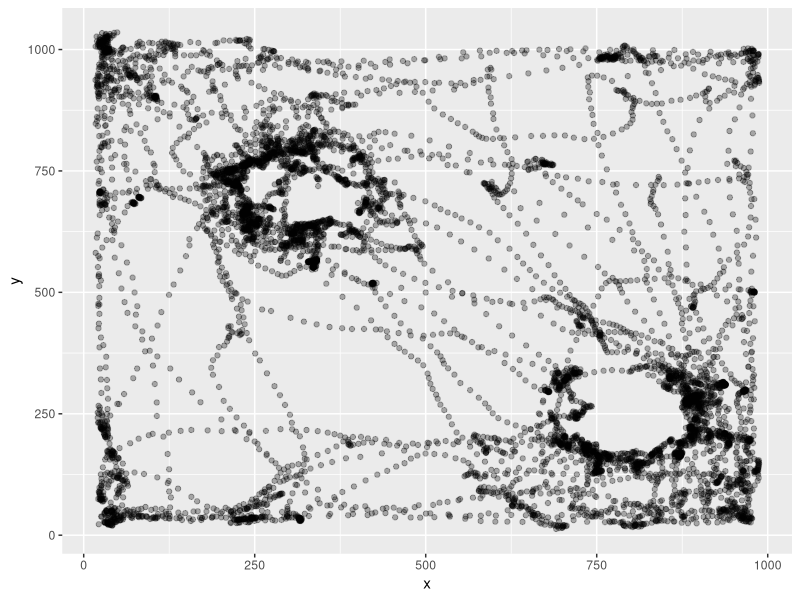

The R script that drew this image: (Note: this script raises an error after producing the figure.)
rm(list = ls())
library(tidyverse)
SimilarLearn <- read_csv("240711_r1572_0_baseline_learn.csv")
SimilarLearn <- SimilarLearn %>%
  select(!15:24) %>%
  filter(Value.Item1.Item2>60) %>%
  rename(pixelx = Value.Item1.Item3.X, pixely = Value.Item1.Item3.Y, TimePoint = Value.Item1.Item2) %>%
  select(!1, !14)
x1 <- c(SimilarLearn$pixelx)
y1 <- c(SimilarLearn$pixely)
df1 <- data.frame(x = x1, y = y1)
p1 <- ggplot(df1, aes(x = x, y = y)) +
  geom_point(alpha = 0.3)
p1
library(ggforce)
p1circle <- p1 + geom_circle(aes(x0 = 309, y0 = 715, r = 130), color = "red")
p1circle <- p1circle + geom_circle(aes(x0 = 797, y0 = 261, r = 130), color = "red")
p1circle <- p1circle +
  ggtitle("baseline")
p1circle
radius <- 130
#I changed the radius into 130 because the rats are much bigger in these trials.
center_x1 <- 309
center_y1 <- 715
df1$distance <- sqrt((df1$x - center_x1)^2 + (df1$y - center_y1)^2)
points_in_circle1 <- sum(df1$distance <= radius)
print(points_in_circle1)
center_x2 <- 797
center_y2 <- 261
df1$distance1 <- sqrt((df1$x - center_x2)^2 + (df1$y - center_y2)^2)
points_in_circle2 <- sum(df1$distance1 <= radius)
print(points_in_circle2)

BaselineLearn <- read_csv("240711_r1572_1_similar_learn.csv")
BaselineLearn <- BaselineLearn %>%
  select(!15:24) %>%
  filter(Value.Item1.Item2>47) %>%
  rename(pixelx = Value.Item1.Item3.X, pixely = Value.Item1.Item3.Y, TimePoint = Value.Item1.Item2) %>%
  select(!1, !14)
x2 <- c(BaselineLearn$pixelx)
y2 <- c(BaselineLearn$pixely)
df2 <- data.frame(x = x2, y = y2)
p2 <- ggplot(df2, aes(x = x2, y = y2)) +
  geom_point(alpha = 0.3)
p2
p2circle <- p2 + geom_circle(aes(x0 = 304, y0 = 710, r = 130), color = "blue")
p2circle <- p2circle + geom_circle(aes(x0 = 788, y0 = 266, r = 130), color = "blue")
p2circle <- p2circle +
  ggtitle("similar")
p2circle
radius <- 130
center_x1 <- 304
center_y1 <- 710
df2$distance <- sqrt((df2$x - center_x1)^2 + (df2$y - center_y1)^2)
points_in_circle2 <- sum(df2$distance <= radius)
print(points_in_circle2)
center_x2 <- 788
center_y2 <- 266
df2$distance1 <- sqrt((df2$x - center_x2)^2 + (df2$y - center_y2)^2)
points_in_circle2 <- sum(df2$distance1 <= radius)
print(points_in_circle2)

BaselineTest <- read_csv("240711_r1572_2_baseline_test.csv")
BaselineTest <- BaselineTest %>%
  select(!15:24) %>%
  filter(Value.Item1.Item2>0) %>%
  rename(pixelx = Value.Item1.Item3.X, pixely = Value.Item1.Item3.Y, TimePoint = Value.Item1.Item2) %>%
  select(!1, !14)
x3 <- c(BaselineTest$pixelx)
y3 <- c(BaselineTest$pixely)
df3 <- data.frame(x = x3, y = y3)
p3 <- ggplot(df3, aes(x = x3, y = y3)) +
  geom_point(alpha = 0.3)
p3
p3circle <- p3 + geom_circle(aes(x0 = 324, y0 = 705, r = 130), color = "red")
p3circle <- p3circle + geom_circle(aes(x0 = 788, y0 = 256, r = 130), color = "blue")
p3circle <- p3circle +
  ggtitle("baseline")
p3circle
radius <- 130
center_x3 <- 324
center_y3 <- 705
df3$distance <- sqrt((df3$x - center_x3)^2 + (df3$y - center_y3)^2)
points_in_circle3 <- sum(df3$distance <= radius)
print(points_in_circle3)
center_x3 <- 788
center_y3 <- 256
df3$distance1 <- sqrt((df3$x - center_x3)^2 + (df3$y - center_y3)^2)
points_in_circle3 <- sum(df1$distance1 <= radius)
print(points_in_circle3)

BaselineLearn1 <- read_csv("240711_r1572_3_different_learn.csv")
BaselineLearn1 <- BaselineLearn1 %>%
  select(!15:24) %>%
  filter(Value.Item1.Item2>0) %>%
  rename(pixelx = Value.Item1.Item3.X, pixely = Value.Item1.Item3.Y, TimePoint = Value.Item1.Item2) %>%
  select(!1, !14)
x4 <- c(BaselineLearn1$pixelx)
y4 <- c(BaselineLearn1$pixely)
df4 <- data.frame(x = x4, y = y4)
p4 <- ggplot(df4, aes(x = x4, y = y4)) +
  geom_point(alpha = 0.3)
p4
p4circle <- p4 + geom_circle(aes(x0 = 462, y0 = 989, r = 130), color = "purple")
p4circle <- p4circle + geom_circle(aes(x0 = 1040, y0 = 452, r = 130), color = "purple")
p4circle <- p4circle +
  ggtitle("different")
p4circle
radius <- 130
center_x4 <- 462
center_y4 <- 989
df4$distance <- sqrt((df4$x - center_x4)^2 + (df4$y - center_y4)^2)
points_in_circle4 <- sum(df4$distance <= radius)
print(points_in_circle4)
center_x4 <- 1040
center_y4 <- 452
df4$distance1 <- sqrt((df4$x - center_x4)^2 + (df4$y - center_y4)^2)
points_in_circle4 <- sum(df4$distance1 <= radius)
print(points_in_circle4)

DifferentLearn <- read_csv("240711_r1572_4_baseline_learn.csv")
DifferentLearn <- DifferentLearn %>%
  select(!15:24) %>%
  filter(Value.Item1.Item2>32) %>%
  rename(pixelx = Value.Item1.Item3.X, pixely = Value.Item1.Item3.Y, TimePoint = Value.Item1.Item2) %>%
  select(!1, !14)
x5 <- c(DifferentLearn$pixelx)
y5 <- c(DifferentLearn$pixely)
df5 <- data.frame(x = x5, y = y5)
p5 <- ggplot(df5, aes(x = x5, y = y5)) +
  geom_point(alpha = 0.3)
p5
p5circle <- p5 + geom_circle(aes(x0 = 299, y0 = 690, r = 130), color = "green")
p5circle <- p5circle + geom_circle(aes(x0 = 808, y0 = 251, r = 130), color = "green")
p5circle <- p5circle +
  ggtitle("baseline")
p5circle
radius <- 130
center_x5 <- 299
center_y5 <- 690
df5$distance <- sqrt((df5$x - center_x5)^2 + (df5$y - center_y5)^2)
points_in_circle5 <- sum(df5$distance <= radius)
print(points_in_circle5)
center_x6 <- 808
center_y6 <- 251
df5$distance1 <- sqrt((df5$x - center_x6)^2 + (df5$y - center_y6)^2)
points_in_circle6 <- sum(df5$distance1 <= radius)
print(points_in_circle6)

DifferentTest <- read_csv("240711_r1572_5_baseline_test.csv")
DifferentTest <- DifferentTest %>%
  select(!15:24) %>%
  filter(Value.Item1.Item2>37) %>%
  rename(pixelx = Value.Item1.Item3.X, pixely = Value.Item1.Item3.Y, TimePoint = Value.Item1.Item2) %>%
  select(!1, !14)
x6 <- c(DifferentTest$pixelx)
y6 <- c(DifferentTest$pixely)
df6 <- data.frame(x = x6, y = y6)
p6 <- ggplot(df6, aes(x = x6, y = y6)) +
  geom_point(alpha = 0.3)
p6
p6circle <- p6 + geom_circle(aes(x0 = 299, y0 = 690, r = 130), color = "purple")
p6circle <- p6circle + geom_circle(aes(x0 = 808, y0 = 251, r = 130), color = "green")
p6circle <- p6circle +
  ggtitle("baseline")
p6circle
radius <- 130
center_x6 <- 299
center_y6 <- 690
df6$distance <- sqrt((df6$x - center_x6)^2 + (df6$y - center_y6)^2)
points_in_circle6 <- sum(df6$distance <= radius)
print(points_in_circle6)
center_x6 <- 808
center_y6 <- 251
df6$distance1 <- sqrt((df6$x - center_x6)^2 + (df6$y - center_y6)^2)
points_in_circle6 <- sum(df6$distance1 <= radius)
print(points_in_circle6)
library(gridExtra)
grid.arrange(p1circle, p2circle, p3circle, p4circle, p5circle, p6circle, nrow = 2, ncol = 3)

